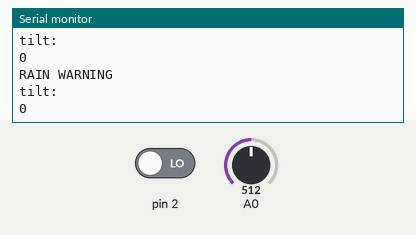
A sketch run on a simulated Arduino Uno, built with avr-gcc and run on an emulated ATmega328P. Shown: the last lines printed to the serial monitor. The test bench sets the inputs (shaded band); at power-on: A0 = 512, pin 2 LOW.

Above: at 1.8 s.
1.9 s: A0 set to 716
At 2.8 s:
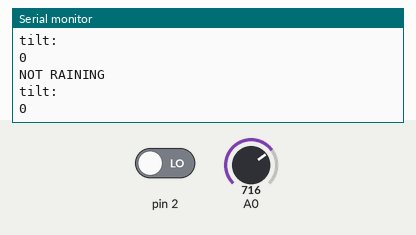
4.5 s: A0 set to 306
At 5.8 s:
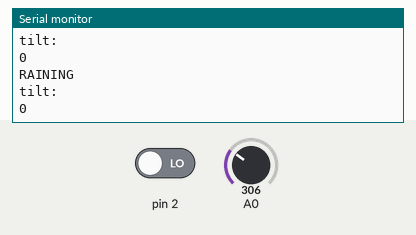
7.5 s: pin 2 driven HIGH
At 8.5 s:
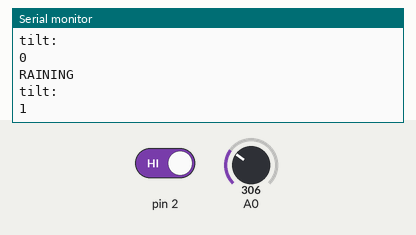

Measured:
- after the input at 1.9 s, the serial monitor: prints a new line after 0.10 s (image 1)
- after the input at 4.5 s, the serial monitor: prints a new line after 0.50 s (image 2)
- after the input at 7.5 s, the serial monitor: prints a new line after 0.52 s (image 3)

The sketch:

code.ino
```cpp
const int sensorMin = 0;
const int sensorMax = 1024;
void setup()
{
  pinMode(2, INPUT);
  Serial.begin(9600);
}

void loop()
{
  int sensorReading = analogRead(A0);
  int tilt=digitalRead(2);
  int range = map(sensorReading, sensorMin, sensorMax, 0, 3);

  switch (range)
    {
      case 0:
        Serial.println("RAINING");
        break;

      case 1:
        Serial.println("RAIN WARNING");
        break;

      case 2:
        Serial.println("NOT RAINING");
        break;
    }
    Serial.println("tilt:");
    Serial.println(tilt);
  delay(1000);
}
```
